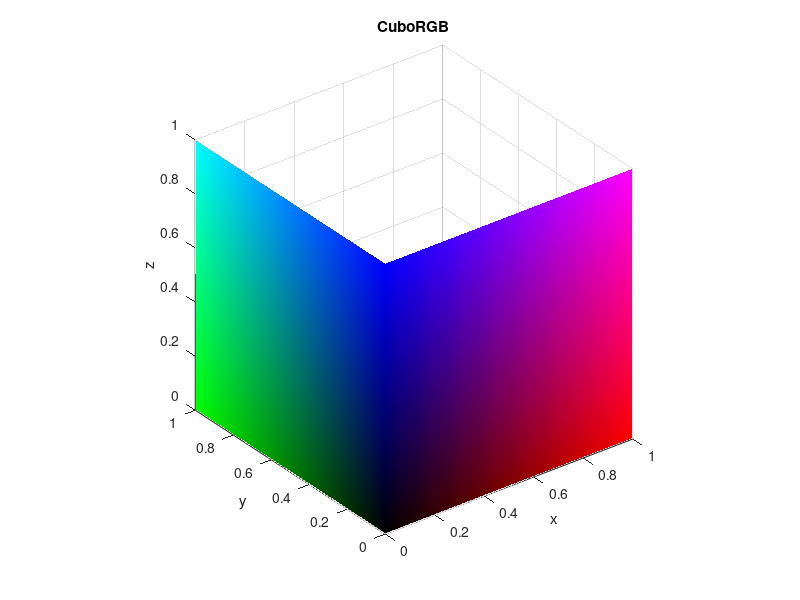

Write MATLAB code to recreate this figure.
x=[ 
     NaN 0 1 NaN % NaN= not a number 
       0 0 1 1 
       0 0 NaN 1 
     NaN 0 1 NaN 
     NaN 0 1 NaN 
     NaN NaN NaN NaN 
     ]; 
y=[ 
     NaN 0 0 NaN 
       0 0 0 0 
       1 1 1 1 
     NaN 1 1 NaN 
     NaN 0 0 NaN 
     NaN NaN NaN NaN 
     ]; 
z=[ 
     NaN 0 0 NaN 
       0 1 1 0 
       0 1 1 0 
     NaN 0 0 NaN 
     NaN 0 0 NaN 
     NaN NaN NaN NaN 
     ];

     cc=zeros(8,3); % zeros crea un arreglo de 8(Colores) por 3(x,y,z) 
     cc(1,:)=[0 0 0]; % black 
     cc(2,:)=[1 0 0]; % red 
     cc(3,:)=[0 1 0]; % green 
     cc(4,:)=[0 0 1]; % blue 
     cc(5,:)=[1 0 1]; % magenta 
     cc(6,:)=[0 1 1]; % cyan 
     cc(7,:)=[1 1 0]; % yellow 
     cc(8,:)=[1 1 1]; % white 
     cs=size(x); 
     c=repmat(zeros(cs),[1 1 3]);%repmat crea una nueva matriz donde cada reglon contiene el arreglo zeros 
for i=1:size(cc,1) 
     ix=find(x==cc(i,1) &... 
             y==cc(i,2) &... 
             z==cc(i,3)); 
     [ir,ic]=ind2sub(cs,ix); 
for k=1:3 
for m=1:length(ir) 
     c(ir(m),ic(m),k)=cc(i,k); 
end 
end 
end 
     s=surf(x,y,z,c); 
     shading interp; % Para que difumine el color 
     xlabel('x'); 
     ylabel('y'); 
     zlabel('z'); 
     title('CuboRGB'); 
     axis equal; 
     axis on; 
rotate3d on